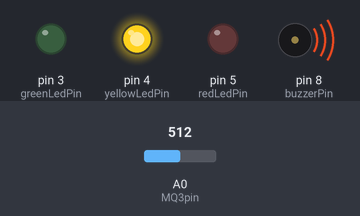
Simulated run of this sketch. Board: Arduino Uno, built with avr-gcc and run on an emulated ATmega328P. On the bench: output pins drawn as LEDs (lit = HIGH), buzzer (waves = sounding, pin HIGH). The test bench sets the inputs (shaded band); at power-on: A0 (MQ3pin) = 512. What the sketch prints to the serial monitor is not drawn.

Above: at 22.2 s.
Timing chart, 0 to 25.0 s (numbered marks = the images above):
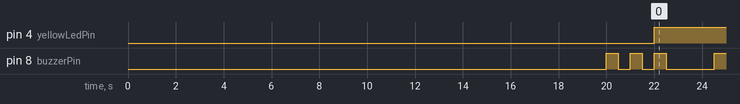

The sketch:

Alchotest.ino
```cpp
//hicimos este codigo para hacer un alchotest con un sensor mq3 y un seeeduino XIAO
//recuerda instalar la placa seeeduino xiao SM1 en arduino

#define Sober 500   // Define max value that we consider sober
#define Drunk 1000  // Define min value that we consider drunk
//el intervalo entre estos valores se considera estar "chistoso" pero no estar muy curao.
#define MQ3pin 0

const int buzzerPin = 8;
const int greenLedPin = 3;
const int yellowLedPin = 4;
const int redLedPin = 5;

float sensorValue;  // variable to store sensor value

void setup() {
  Serial.begin(9600); // sets the serial port to 9600
  Serial.println("MQ3 warming up!");
  delay(20000); // allow the MQ3 to warm up

  // Set pin modes
  pinMode(buzzerPin, OUTPUT);
  pinMode(greenLedPin, OUTPUT);
  pinMode(yellowLedPin, OUTPUT);
  pinMode(redLedPin, OUTPUT);

  // Make the buzzer sound 2 times for half a second
  for (int i = 0; i < 2; i++) {
    digitalWrite(buzzerPin, HIGH);
    delay(500);
    digitalWrite(buzzerPin, LOW);
    delay(500);
  }
}

void loop() {
  sensorValue = analogRead(MQ3pin); // read analog input pin 0

  Serial.print("Sensor Value: ");
  Serial.print(sensorValue);

  // Determine the status and control LEDs
  if (sensorValue < Sober) {
    digitalWrite(greenLedPin, HIGH);
    digitalWrite(yellowLedPin, LOW);
    digitalWrite(redLedPin, LOW);
    Serial.println("  |  Status: Stone Cold Sober");
  } else if (sensorValue >= Sober && sensorValue < Drunk) {
    digitalWrite(greenLedPin, LOW);
    digitalWrite(yellowLedPin, HIGH);
    digitalWrite(redLedPin, LOW);
    Serial.println("  |  Status: Drinking but within legal limits");
  } else {
    digitalWrite(greenLedPin, LOW);
    digitalWrite(yellowLedPin, LOW);
    digitalWrite(redLedPin, HIGH);
    Serial.println("  |  Status: DRUNK");
  }

  // Make the buzzer sound for half a second
  digitalWrite(buzzerPin, HIGH);
  delay(500);
  digitalWrite(buzzerPin, LOW);

  delay(2000); // wait 2s for next reading
}
```

Measured:
- by itself, pin 4 (yellowLedPin): LOW → HIGH at 22.0 s
- by itself, pin 8 (buzzerPin): goes LOW 0.50 s, HIGH 0.50 s, LOW 0.50 s, 43 × (HIGH 0.50 s, LOW 2.0 s), then HIGH
